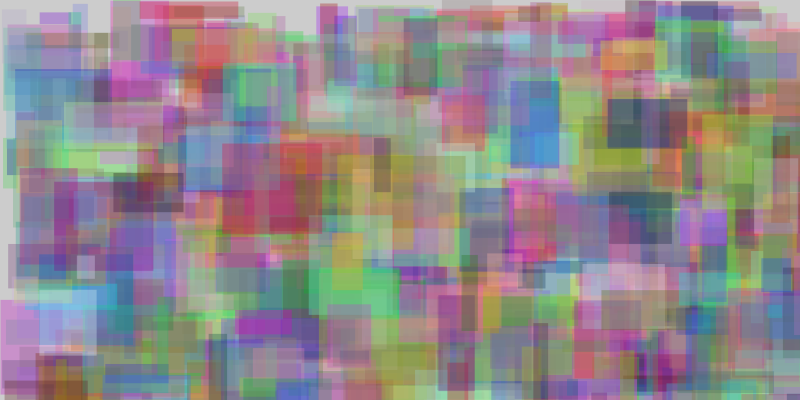
Frame 1 (no input)
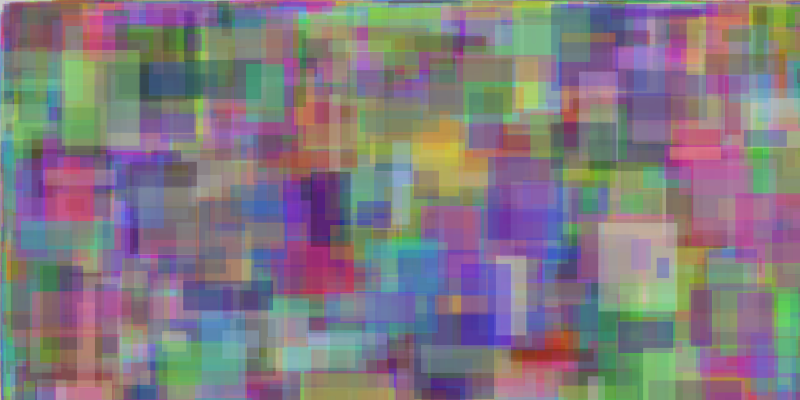
Frame 60 (the mouse pressed at the canvas centre just before this capture)
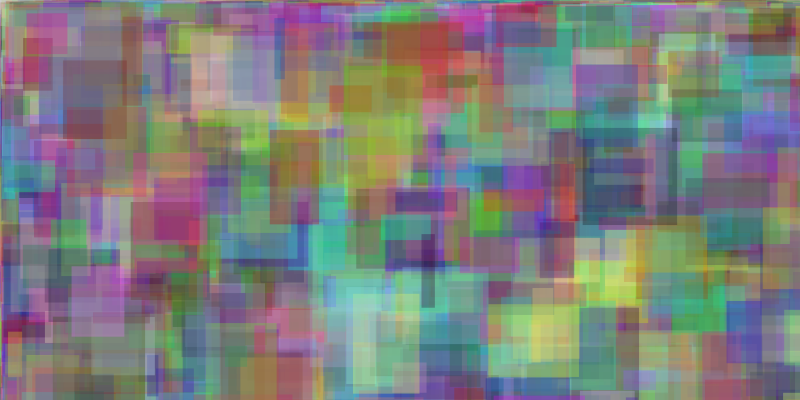
Frame 120 (the mouse held since frame 60 and released just before this capture)

The Processing sketch that drew these frames (run headless with seeded random() and noise(); from frame 60 on, the mouse is pressed at the canvas centre):

// Processing sketch: week2class1b
// ── week2class1b.pde


void setup(){ //happens only one time
  size(800,400);
  
  //rect( random(0,width), random(0,height), 20,20);
  //rect( random(0,width), random(0,height), 20,20);
  
  
  
  //for(int i = 0; i < 1000; i++){ //start coutning at 0 and keep looping while i is less than 100
  //noStroke(); //no outline
  //fill(random(0,255),random(0,255),random(0,255), 80); //random fill color
  //rect(random(0,width),random(0,height), 20,20); //random position
  
  //  println(i);
 }
  
  //for (int i = 99; i > -1; i--){ //start counting at 99 and keep counting while i is greater than -1
  //  println(i);
  //}
  
//}


void draw(){ //repeated actions
   for(int i = 0; i < 1000; i++){ //start coutning at 0 and keep looping while i is less than 100
  noStroke(); //no outline
  fill(random(0,255),random(0,255),random(0,255), 80); //random fill color
  rect(random(0,width),random(0,height), random(10,100) ,random(10,100)); //random position
   }
  
}
